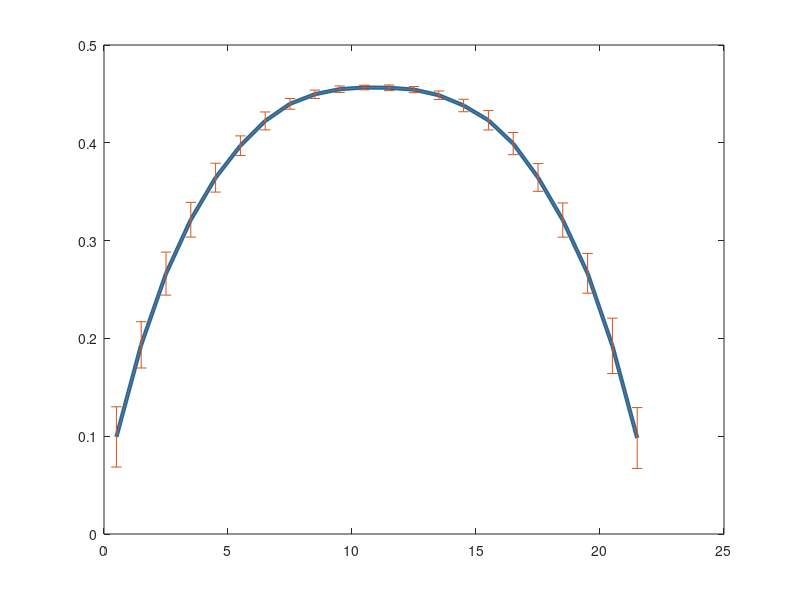

Recreate this plot in MATLAB.
clc 
clear all

load tf_config_density9_width22.txt;
data=tf_config_density9_width22;

si=size(data,1);

ancho = 22.0;
bin = 1.0;
f = ancho / bin;

y = zeros(1,f);
v = zeros(1,f);

vec_v=zeros(1,floor(si/2));
vec_y=zeros(1,floor(si/2));

matriz=zeros(f,floor(si/2));
vec_b=zeros(1,f);

a = 1;

for i=floor(si/2):si 
    vv = sqrt(data(i,3)*data(i,3)+data(i,4)*data(i,4));
    ybin = floor(data(i,2)/bin)+1;
    
    vec_b(ybin)=vec_b(ybin)+1;
    matriz(ybin,vec_b(ybin))=vv;
    
    y(ybin) = y(ybin) + 1;
    v(ybin) = v(ybin) + vv;
    
    vec_v(a)= vv;
    vec_y(a)= data(i,2);
    
    a = a+1;
end

vprom = zeros(1,f);

for i=1:f
    if y(i)>0
      vprom(i) = v(i) / y(i);
    end
end

y=zeros(1,f);
media=zeros(1,f);
err=zeros(1,f);

for i=1:f
    y(i)=i*bin;
    if vec_b(i)>0
      media(i)=mean(matriz(i,1:vec_b(i)));
      err(i)=std(matriz(i,1:vec_b(i)));
    end
 end

T = [y' media' err'];

length(data)
dlmwrite('speed_profile_w22_density9_kappa96.txt',T,'delimiter','\t','precision',3,'-append');


plot(bin-bin/2:bin:ancho-bin/2,media,'Linewidth',3);
hold on
errorbar(bin-bin/2:bin:ancho-bin/2,media,err);